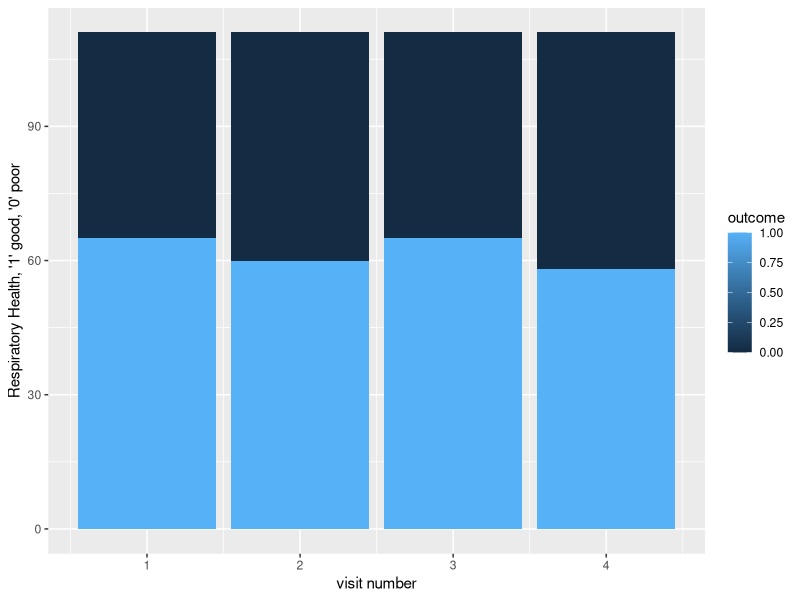
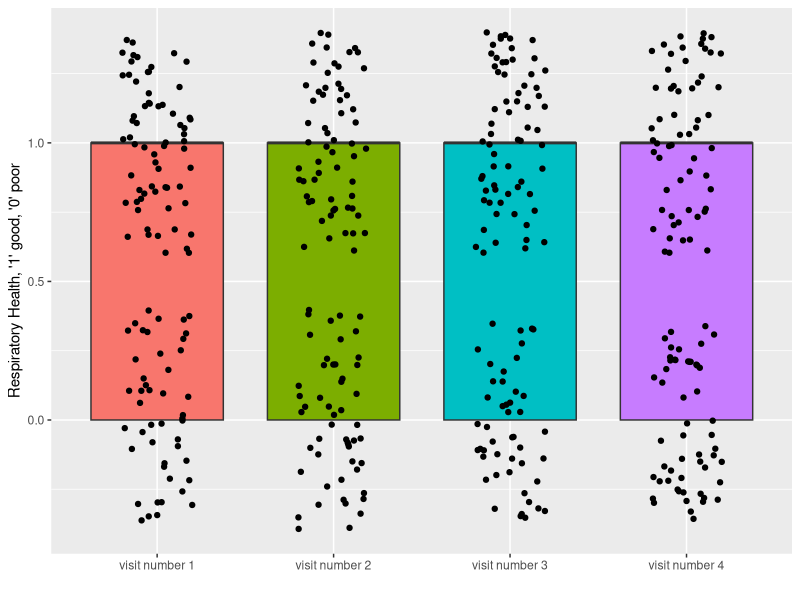

These charts were generated, in order, by the following R code:
## ---- chunk 1
# loading packages 
library(tidyverse)
library(knitr)
library(geepack)
library(lme4)   # For fitting linear mixed models
library(glmmTMB)  # For fitting GLMMs with different distributions


# Load Data
data(respiratory)

# Visualize data with ggplot
resp_1g <- respiratory %>% group_by(visit)

g <- ggplot(resp_1g, aes(x = visit, group = outcome, fill = outcome))
g+geom_bar()+
  labs(x="visit number",y="Respiratory Health, '1' good, '0' poor")

resp_long <- pivot_longer(respiratory,cols = visit, names_to="visit_number",values_to="res_health"
) %>%
  mutate(
    visit_number = fct_inorder(paste("visit number", respiratory$visit)),
    res_health = respiratory$outcome
    )

ggplot(resp_long, aes(visit_number,res_health,fill=visit_number))+
  geom_boxplot()+
  geom_jitter(width=0.2)+
  guides(fill="none")+
  labs(x="",y="Respiratory Health, '1' good, '0' poor")
                            
## ---- chunk 2
# GLM Model
glm_example <- glm(outcome ~ center + treat + age + baseline + sex, data=respiratory,                
          family = binomial())

summary(glm_example)
## ---- chunk 3
# GLMM Model
glmm_example <- glmmTMB(outcome ~ center + treat + age + baseline + sex + (1 | id),
                 data = respiratory, family = binomial())

summary(glmm_example)

## ---- chunk 4
# GEE with independence correlation structure
gee_independence <- geeglm(outcome ~ center + treat + age + baseline + sex, data=respiratory, id=id, 
                  family = binomial(), corstr="independence")

# GEE with exchangeable correlation structure
gee_exchangeable <- geeglm(outcome ~ center + treat + age + baseline + sex, data=respiratory, id=id, 
                  family = binomial(), corstr="exchangeable")

# GEE with unstructured correlation structure
gee_unstructured <- geeglm(outcome ~ center + treat + age + baseline + sex, data=respiratory, id=id, 
                  family = binomial(), corstr="unstructured")

# GEE with Auto-Regressive Order 1 correlation structure
gee_ar1 <- geeglm(outcome ~ center + treat + age + baseline, data=respiratory, id=id, 
                  family = binomial(), corstr="ar1")  


# Displays table of QIC between all 4 different types of GEE models with different
# correlation structure
QIC(gee_independence, gee_exchangeable, gee_unstructured, gee_ar1)
